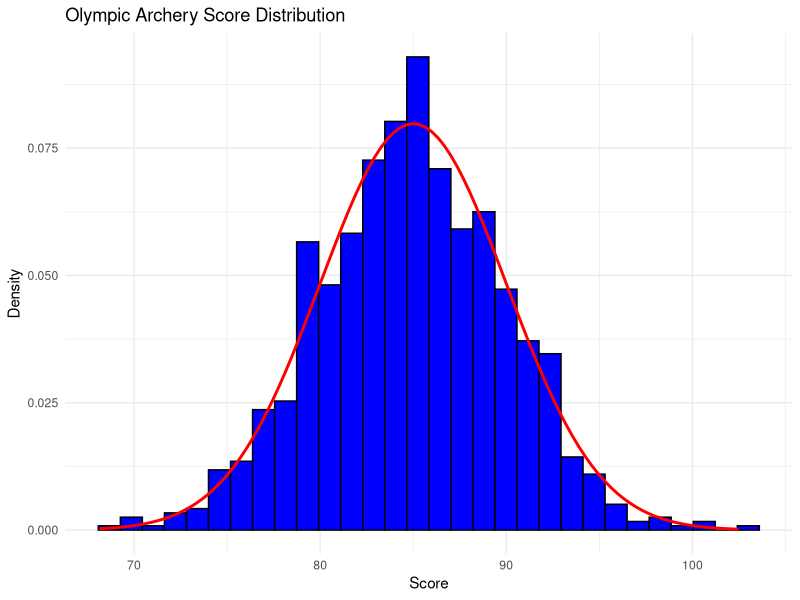

R code for this plot:
## ---- chunk 1
pnorm(80, mean = 85, sd = 5)
## ---- chunk 2
qnorm(0.90, mean = 85, sd = 5)
## ---- chunk 3
# set seed for reproducibility
set.seed(42)
archery_scores <- rnorm(1000, mean = 85, sd = 5)

library(ggplot2)
df_scores <- data.frame(Score = archery_scores)

ggplot(df_scores, aes(x = Score)) +
  geom_histogram(aes(y = ..density..), bins = 30, fill = "blue", color = "black") +
  stat_function(fun = dnorm, args = list(mean = 85, sd = 5), color = "red", size = 1) +
  theme_minimal() +
  labs(title = "Olympic Archery Score Distribution", x = "Score", y = "Density")
